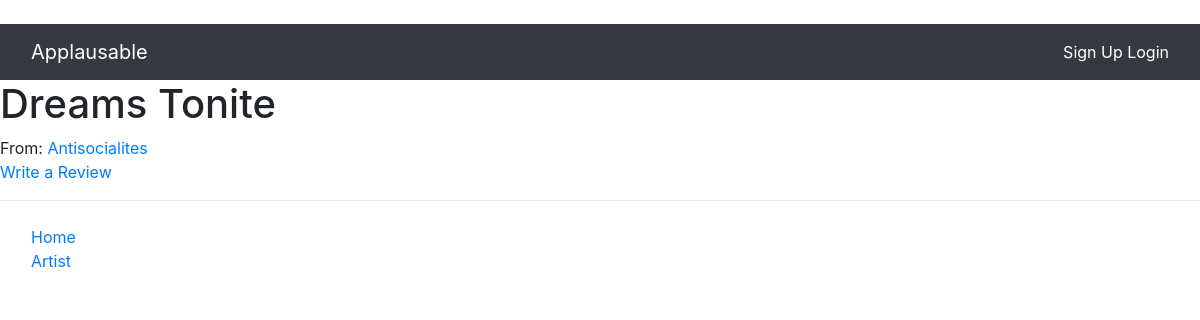
Before: /applausable/home/song/dreams-toniteantisocialites/ with the older database file.
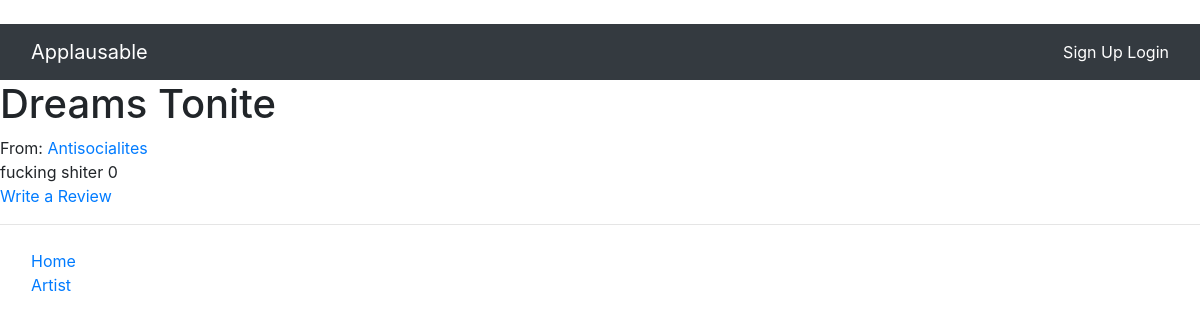
After: the same page with the newer database file.
### rango/models.py (models this page shows, shortened)
class Song(models.Model):
    songID = models.IntegerField(primary_key=True,  unique=True)
    title = models.CharField(max_length=128, default='Title')
    albumID = models.ForeignKey(Album, on_delete=models.CASCADE)
    artistName = models.CharField(max_length=128, default='ArtistName')
    artistID = models.ForeignKey(Artist, on_delete=models.CASCADE)
    linkToSong = models.CharField(max_length=248, default = 'link')
    slug = models.SlugField(unique=True, default=uuid.uuid1)

class Album(models.Model):
    albumID = models.IntegerField(primary_key=True, unique=True)
    albumName = models.CharField(max_length=128)
    artistID = models.ForeignKey(Artist, on_delete=models.CASCADE)
    slug = models.SlugField(unique=True, default=uuid.uuid1)

class Review(models.Model):
    reviewID = models.IntegerField(primary_key=True, unique=True)
    review = models.CharField(max_length=248, default= 'Review')
    songID = models.ForeignKey(Song, on_delete=models.CASCADE)
    score = models.IntegerField(default=0, validators=[MinValueValidator(0),MaxValueValidator(10)])

### rango/views.py (the view)
# urls.py: path('home/song/<slug:song_name_slug>/', views.show_song, name='show_song'),
def show_song(request, song_name_slug):
    context_dict = {}
    try:
        song = Song.objects.get(slug= song_name_slug)
        reviews = Review.objects.filter(songID=song)
        album = song.albumID
        context_dict['album'] = album
        context_dict['song'] = song
        context_dict['link'] = song.linkToSong
        context_dict['reviews'] = reviews
    except Category.DoesNotExist:
        context_dict['album'] = None
        context_dict['song'] = None
    return render(request, 'applausable/song.html', context=context_dict)

### templates/applausable/song.html (shortened to what this page needs)
﻿{% extends 'applausable/base.html' %}
{% load staticfiles %}
{% block body_block %}
{% if song %}
<h1>{{ song.title }}</h1>
From:
<a href="{% url 'applausable:show_album' album.slug %}">{{ album.albumName }}</a>
<br />
{% for review in reviews %}
{{ review.review }} {{ review.score }}
<br />
{% endfor %}
<a href="{% url 'applausable:add_review' song.slug %}">Write a Review</a>
<br />
{% else %}
<br />
<h1>No song found</h1>
{% endif %}
{% endblock %}

### templates/applausable/base.html (shortened to what this page needs)
<!DOCTYPE html>
{% load staticfiles %}
<html>
    <head>
        <link rel="stylesheet"
        href="https://maxcdn.bootstrapcdn.com/bootstrap/4.0.0/css/bootstrap.min.css">
    </head>
    <body>
        <nav class="navbar navbar-inverse navbar-fixed-top navbar-dark bg-dark">
            <div class="container-fluid">
              <div class="navbar-header">
                <a class="navbar-brand" href="{% url 'home' %}">Applausable</a>
              </div>
              <ul class="nav navbar-nav">
                {% if user.is_authenticated %}
                    <li><a href="{% url 'applausable:restricted' %}"style="color:#ffffff;">Restricted Page</a> <a href="{% url 'auth_logout' %}?next={% url 'home '%}"style="color:#ffffff;">Logout</a></li>
                {% else %}
                    <li><a href="{% url 'registration_register' %}"style="color:#ffffff;">Sign Up</a> <a href="{% url 'auth_login' %}"style="color:#ffffff;">Login</a></li>
                {% endif %}
              </ul>
            </div>
          </nav>
        <div>
        {% block body_block %}
        {% endblock %}
        </div>
        <hr />
        <nav class="navbar navbar-inverse navbar-fixed-bottom">
            <div class="container-fluid">
              <ul class="nav navbar-nav">
                <li class="active"><a href="{% url 'home' %}">Home</a></li>
                <li><a href="{% url 'applausable:artist' %}">Artist</a></li>
              </ul>
            </div>
          </nav>
    </body>
</html>

Changed rows visible on the page:
added Review: review "fucking shiter", score "0"
